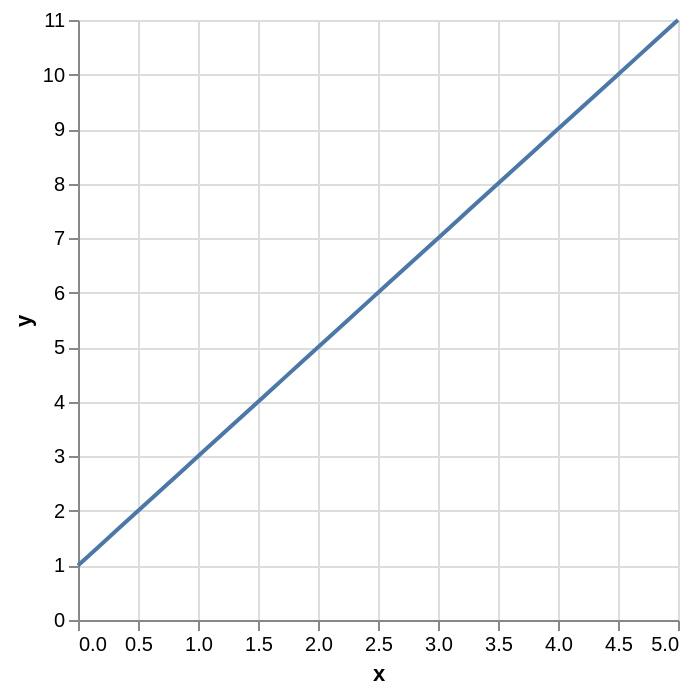

This figure's notebook cell:
### Code cell
params = Parameters1D(weight=2.0, bias=1.0)
values = [{"x": x, "y": f(params, x)} for x in np.linspace(0, 5, 30)]

Chart(Data(values = values)).mark_line().encode(x="x:Q", y="y:Q")

### Figure 1 — Vega-Lite specification as saved in the notebook (floating-point values rounded to 4 significant figures)
{"config": {"view": {"continuousWidth": 300, "continuousHeight": 300}}, "data": {"values": [{"x": 0.0, "y": 1.0}, {"x": 0.1724, "y": 1.345}, {"x": 0.3448, "y": 1.69}, {"x": 0.5172, "y": 2.034}, {"x": 0.6897, "y": 2.379}, {"x": 0.8621, "y": 2.724}, {"x": 1.034, "y": 3.069}, {"x": 1.207, "y": 3.414}, {"x": 1.379, "y": 3.759}, {"x": 1.552, "y": 4.103}, {"x": 1.724, "y": 4.448}, {"x": 1.897, "y": 4.793}, {"x": 2.069, "y": 5.138}, {"x": 2.241, "y": 5.483}, {"x": 2.414, "y": 5.828}, {"x": 2.586, "y": 6.172}, {"x": 2.759, "y": 6.517}, {"x": 2.931, "y": 6.862}, {"x": 3.103, "y": 7.207}, {"x": 3.276, "y": 7.552}, {"x": 3.448, "y": 7.897}, {"x": 3.621, "y": 8.241}, {"x": 3.793, "y": 8.586}, {"x": 3.966, "y": 8.931}, {"x": 4.138, "y": 9.276}, {"x": 4.31, "y": 9.621}, {"x": 4.483, "y": 9.966}, {"x": 4.655, "y": 10.31}, {"x": 4.828, "y": 10.66}, {"x": 5.0, "y": 11.0}]}, "mark": {"type": "line"}, "encoding": {"x": {"field": "x", "type": "quantitative"}, "y": {"field": "y", "type": "quantitative"}}, "$schema": "https://vega.github.io/schema/vega-lite/v6.1.0.json"}
